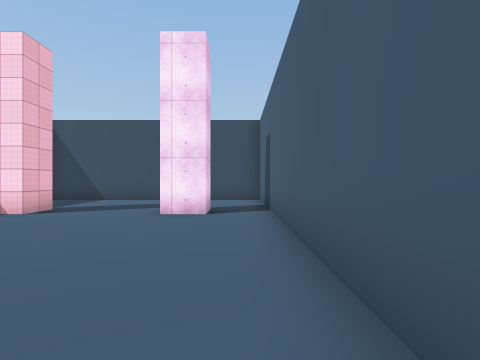
View 1 (above)

14 first-person views from a walk through a 3-D level made in the Unity game engine. The camera is 1.5 m above the floor, looks level and sees 80° across. The floor is counted in squares, 2 m on a side. Each view is taken from the middle of a square. On the plan, view 1 faces up. The plan holds only what a view shows up to about 10 squares ahead; the rest is blank. The player character is not drawn. Some surface patterns are stand-ins.

View 2
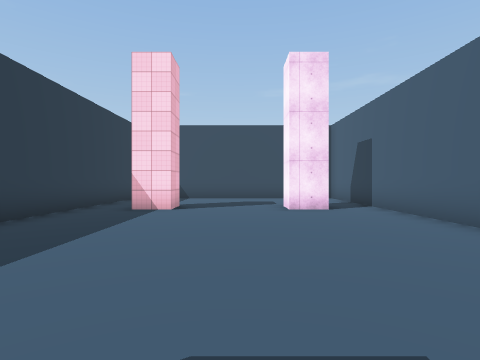

View 3
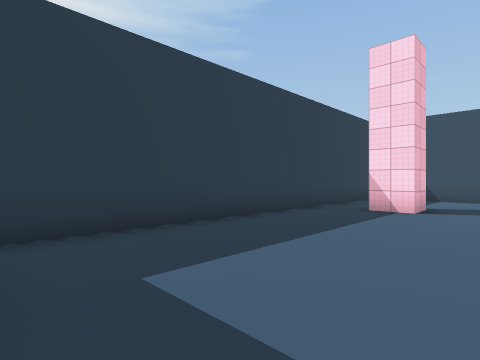

View 4
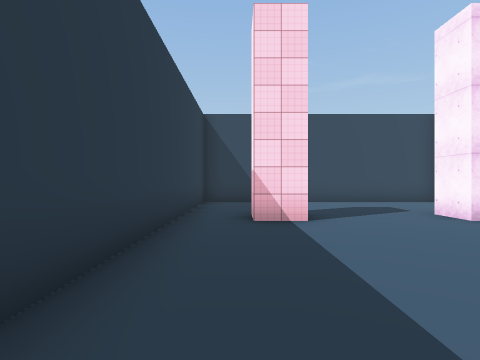

View 5
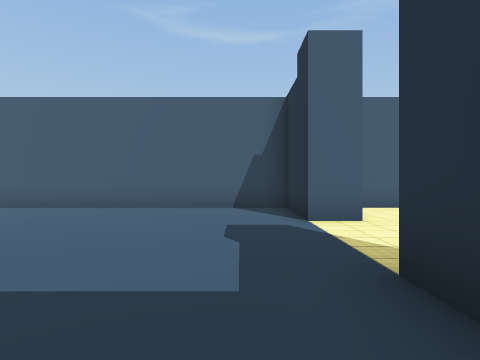

View 6
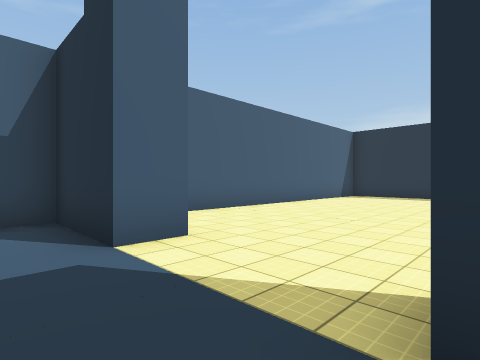

View 7
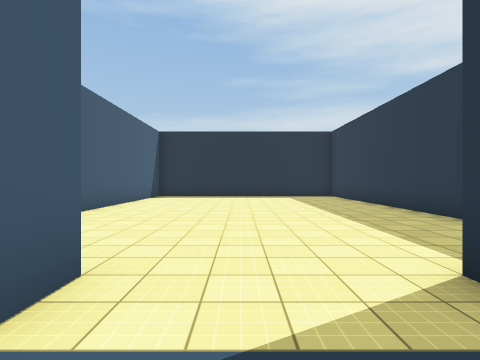

View 8
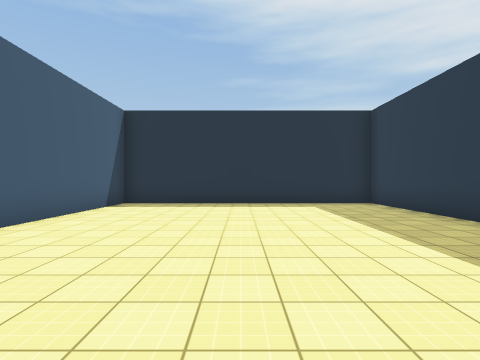

View 9
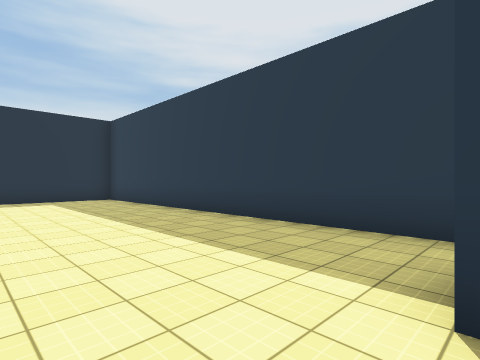

View 10
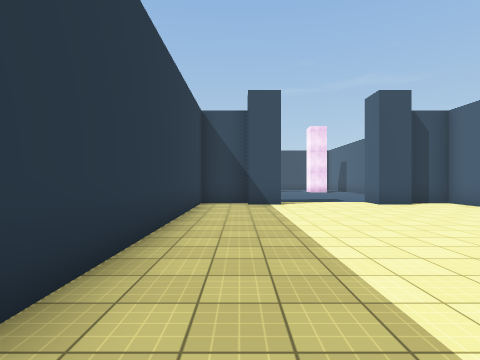

View 11
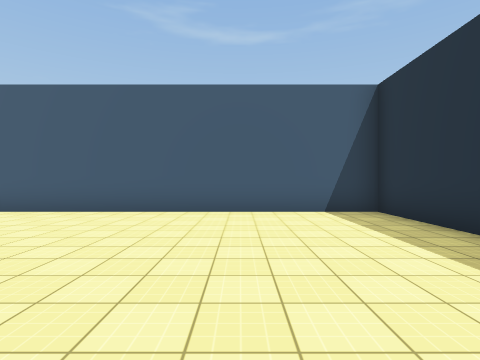

View 12
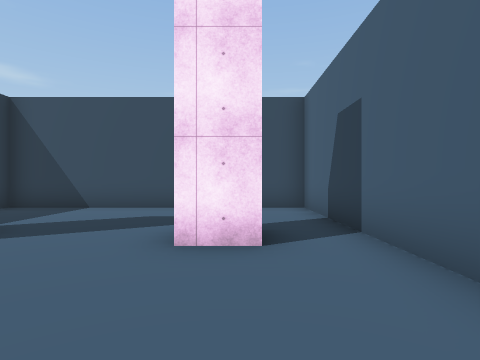

View 13
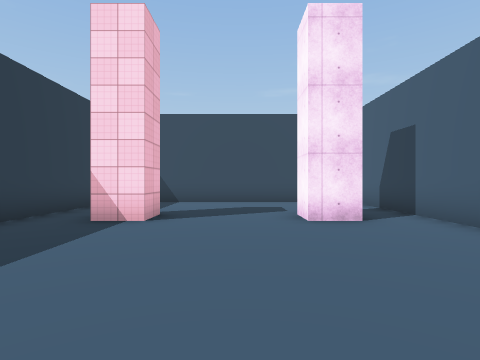

View 14
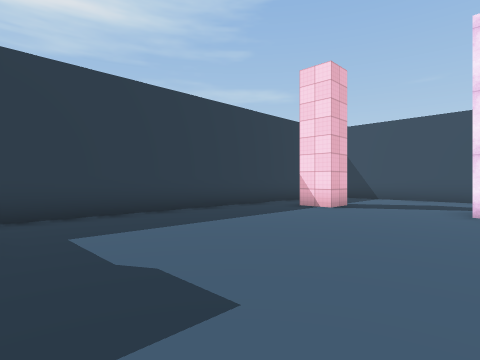

### Floor plan
Ten units are one square. View 1 is at (0, 0); x grows to the right and y downward. Boxes are objects, and circles mark ways between rooms. Rooms are numbered by the first view taken in them; rooms with no view inside come last. Other rooms are left out.
<svg viewBox="-77 -113 90 251">
<path fill="none" stroke="#000" d="M-47 -74 -47 -63 -57 -63 -57 -69M-7 -72 -7 -63 -18 -63 -18 -72M-56 13 -48 13M-18 23 -18 13 8 13 8 -108 -72 -108 -72 6M-48 23 -58 23M-57 17 -72 17 -72 133 8 133 8 17 -5 17M-8 23 -18 23"/>
<circle cx="-30" cy="20" r="3" fill="#2a7"/>
<text x="-30" y="-40">1</text>
<text x="-40" y="80">2</text>
</svg>
Room 1 opens to room 2.

Where each view was taken, in squares from view 1:
view 1: 0 up, 0 right, facing up
view 2: 1 down, 3 left, facing up
view 3: 1 down, 3 left, facing up-left
view 4: 1 up, 6 left, facing up
view 5: 0 up, 7 left, facing right
view 6: 0 up, 5 left, facing down-right
view 7: 0 up, 3 left, facing down
view 8: 4 down, 3 left, facing down
view 9: 2 down, 3 left, facing down-left
view 10: 11 down, 6 left, facing up
view 11: 10 down, 6 left, facing right
view 12: 3 up, 1 left, facing up
view 13: 1 up, 3 left, facing up
view 14: 1 down, 1 left, facing up-left
